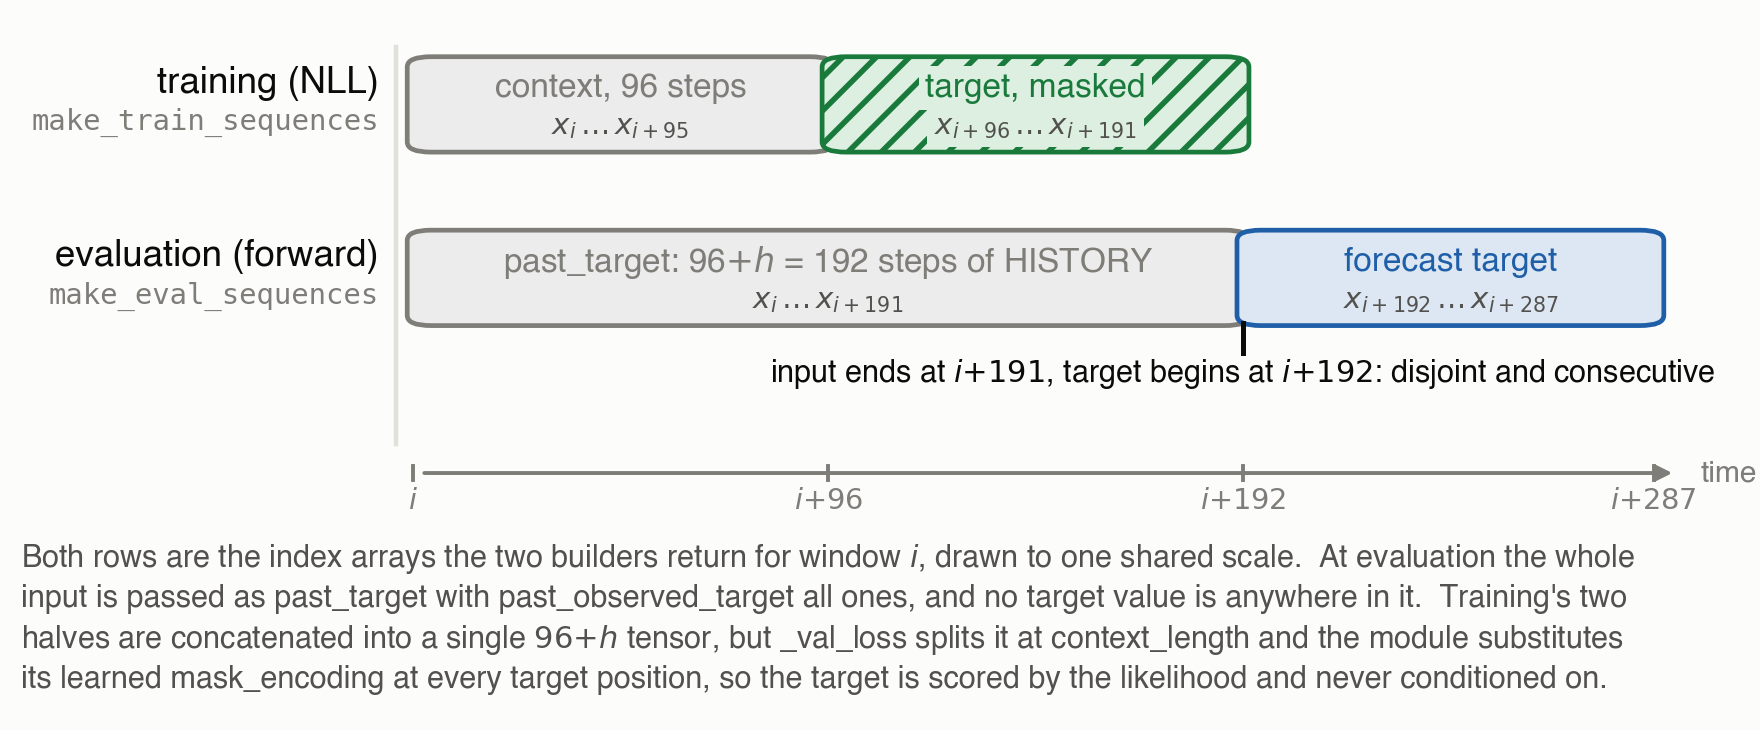

Write Python code to recreate this figure.
#!/usr/bin/env python3
"""
Appendix figure -- which timesteps Moirai is given, and which it is asked to predict.

WHY IT EXISTS. A reviewer read the appendix phrase "extended lookback sequences (context_length +
prediction_length timesteps)" as a description of target leakage, and said the point had to be made
unambiguous before acceptance. It is not leakage -- the evaluation input is 96+h steps of HISTORY,
and the target is the h steps strictly after it -- but a sentence asserting that is exactly as
trustworthy as the person who wrote it. So this figure is drawn from the index arrays the window
builders actually return, and asserts disjointness before it draws anything.

HOW THE CODE IS READ, AND WHY NOT BY IMPORT. The two builders are module-level in
scripts/finetune_forecasting.py precisely so they can be reused, but importing that module pulls in
torch, loguru and the dataset loaders, none of which the TIER A figure interpreter has and none of
which a clean clone needs in order to rebuild the paper. So their source is extracted from the file
by AST and executed with numpy alone. That keeps the figure derived from the real code -- rename
either function, change either slice, or push them back inside main(), and this script fails rather
than drawing a stale diagram.

THE TRICK THAT MAKES IT EXACT. The builders are fed `data = arange(T)`, so every value they return
IS the timestep index it came from. The bars below are those index arrays' first and last entries,
not a transcription of the slice expressions.
"""
import ast
import sys
from pathlib import Path

import numpy as np
import matplotlib.pyplot as plt
from matplotlib.patches import FancyBboxPatch, FancyArrowPatch

sys.path.insert(0, str(Path(__file__).resolve().parent))
from figstyle import (  # noqa: E402
    ADAPT, ADAPT_F, GRID, HELDOUT, HELDOUT_F, INK_MUTED, INK_PRIMARY,
    INK_SECONDARY, NEUTRAL, NEUTRAL_F, SURFACE, save,
)

RUNNER = Path(__file__).resolve().parent.parent / "scripts" / "finetune_forecasting.py"
WANTED = ("make_train_sequences", "make_eval_sequences")

# ---------------------------------------------------------------------------
# Lift the two builders out of the runner's source, by AST, at module scope only.
# ---------------------------------------------------------------------------
_tree = ast.parse(RUNNER.read_text())
_defs = {n.name: n for n in _tree.body if isinstance(n, ast.FunctionDef) and n.name in WANTED}
missing = [w for w in WANTED if w not in _defs]
assert not missing, (
    f"{missing} are not module-level functions in {RUNNER.name}. They were nested inside main() "
    "until 21 Sep 2026; if they have moved back, this figure can no longer be derived from the "
    "code that produced the numbers and must not be drawn."
)
_ns = {"np": np}
exec(compile(ast.Module(body=list(_defs.values()), type_ignores=[]), str(RUNNER), "exec"), _ns)
make_train_sequences = _ns["make_train_sequences"]
make_eval_sequences = _ns["make_eval_sequences"]

# ---------------------------------------------------------------------------
# Run them on the identity series, so the returned values are timestep indices.
# ---------------------------------------------------------------------------
CTX = 96          # context_length, fixed for every cell in the paper
H = 96            # the horizon drawn; h=192 is the same layout with h substituted
T = CTX + 2 * H   # exactly long enough for one evaluation window
series = np.arange(T).reshape(T, 1)

Xtr, ytr = make_train_sequences(series, CTX, H)
Xev, yev = make_eval_sequences(series, CTX + H, H)

# The claim the figure exists to support, checked on both window sets before drawing.
for name, X, y, n_in in (("train", Xtr, ytr, CTX), ("eval", Xev, yev, CTX + H)):
    assert X.shape[1] == n_in, f"{name} input is {X.shape[1]} steps, expected {n_in}"
    assert y.shape[1] == H, f"{name} target is {y.shape[1]} steps, expected {H}"
    assert y[0][0, 0] == X[0][-1, 0] + 1, (
        f"{name}: target starts at {y[0][0, 0]} but the input ends at {X[0][-1, 0]}; the windows are "
        "no longer disjoint and consecutive, which is the whole content of this figure"
    )
    assert not (set(X[0].ravel().tolist()) & set(y[0].ravel().tolist())), \
        f"{name}: a target timestep appears in the model input"

# Index arithmetic, read off the arrays rather than typed.
tr_in = (int(Xtr[0][0, 0]), int(Xtr[0][-1, 0]))
tr_tg = (int(ytr[0][0, 0]), int(ytr[0][-1, 0]))
ev_in = (int(Xev[0][0, 0]), int(Xev[0][-1, 0]))
ev_tg = (int(yev[0][0, 0]), int(yev[0][-1, 0]))
SPAN = ev_tg[1] + 1  # the widest timeline either row needs

fig, ax = plt.subplots(figsize=(5.5, 2.35), dpi=150)
fig.patch.set_facecolor(SURFACE)
ax.set_facecolor(SURFACE)
ax.set_xlim(0, 100)
ax.set_ylim(0, 100)
ax.axis("off")

X0, XW = 24.0, 73.0          # the timeline occupies [X0, X0+XW]; labels live to its left
BARH = 12.5


def xt(t):
    """Timestep -> figure x. One shared mapping, so the two rows are literally to scale."""
    return X0 + XW * t / SPAN


def bar(t0, t1, cy, ec, fc, label, sub, hatch=None):
    x0, x1 = xt(t0), xt(t1 + 1)
    ax.add_patch(FancyBboxPatch((x0, cy - BARH / 2), x1 - x0, BARH,
                                boxstyle="round,pad=0.35,rounding_size=1.4",
                                linewidth=0.85, edgecolor=ec, facecolor=fc,
                                hatch=hatch, zorder=3))
    ax.text((x0 + x1) / 2, cy + 2.3, label, fontsize=6.0, color=ec, ha="center", va="center",
            fontweight="bold", zorder=4,
            bbox=dict(facecolor=fc, edgecolor="none", pad=1.2) if hatch else None)
    ax.text((x0 + x1) / 2, cy - 3.1, sub, fontsize=5.3, color=INK_SECONDARY, ha="center",
            va="center", zorder=4,
            bbox=dict(facecolor=fc, edgecolor="none", pad=1.2) if hatch else None)


ROW = {"train": 86.0, "eval": 62.0}

# Row captions: the function name, in monospace, because that is what a reader greps for.
for key, title, fn in (("train", "training (NLL)", "make_train_sequences"),
                       ("eval", "evaluation (forward)", "make_eval_sequences")):
    ax.text(22.0, ROW[key] + 3.0, title, fontsize=6.6, color=INK_PRIMARY, ha="right", va="center")
    ax.text(22.0, ROW[key] - 2.4, fn, fontsize=5.2, color=INK_MUTED, ha="right", va="center",
            family="monospace")

def span(a, b):
    return f"$x_{{i}}\\,{{\\ldots}}\\,x_{{i+{b}}}$" if a == 0 else \
           f"$x_{{i+{a}}}\\,{{\\ldots}}\\,x_{{i+{b}}}$"


# The index range goes on the SECOND line of each bar, not the first: a target bar is h/(96+2h) of the
# timeline wide, and "forecast target x_{i+192}...x_{i+287}" on one line overruns it in both directions.
bar(*tr_in, ROW["train"], NEUTRAL, NEUTRAL_F,
    f"context, {CTX} steps", span(*tr_in))
# Condition-B training hands _val_loss one concatenated tensor, and the target half of it is where the
# leakage question actually bites -- so the masking is on the figure, not only in the prose.
bar(*tr_tg, ROW["train"], ADAPT, ADAPT_F,
    "target, masked", span(*tr_tg), hatch="////")

bar(*ev_in, ROW["eval"], NEUTRAL, NEUTRAL_F,
    f"past_target: {CTX}$+h$ = {ev_in[1] + 1} steps of HISTORY", span(*ev_in))
bar(*ev_tg, ROW["eval"], HELDOUT, HELDOUT_F,
    "forecast target", span(*ev_tg))

# The boundary that answers the question. The leader stops at the bar's lower edge: drawn through the
# bar it lands on top of the words "forecast target", which is the one label that must stay legible.
bx = xt(ev_tg[0])
ax.plot([bx, bx], [ROW["eval"] - BARH / 2 - 4.2, ROW["eval"] - BARH / 2],
        color=INK_PRIMARY, lw=0.9, zorder=5)
ax.text(bx, ROW["eval"] - BARH / 2 - 6.9,
        f"input ends at $i{{+}}{ev_in[1]}$, target begins at $i{{+}}{ev_tg[0]}$: disjoint and "
        "consecutive",
        fontsize=5.5, color=INK_PRIMARY, ha="center", va="center")

# The shared timeline, so "extended lookback" is visibly a longer history rather than a longer window.
ax.add_patch(FancyArrowPatch((X0, 35.0), (X0 + XW + 1.5, 35.0), arrowstyle="-|>",
                             mutation_scale=6, linewidth=0.7, color=INK_MUTED, zorder=2))
for t in (0, CTX, ev_tg[0], SPAN - 1):
    ax.plot([xt(t), xt(t)], [34.0, 36.0], color=INK_MUTED, lw=0.7, zorder=2)
    ax.text(xt(t), 31.2, f"$i{{+}}{t}$" if t else "$i$", fontsize=5.2, color=INK_MUTED,
            ha="center", va="center")
ax.text(X0 + XW + 2.5, 35.0, "time", fontsize=5.4, color=INK_MUTED, ha="left", va="center")

ax.plot([23.0, 23.0], [39.0, 94.0], color=GRID, lw=0.8, zorder=1)
ax.text(1.0, 15.0,
        "Both rows are the index arrays the two builders return for window $i$, drawn to one shared "
        "scale.  At evaluation the whole\ninput is passed as past_target with past_observed_target "
        "all ones, and no target value is anywhere in it.  Training's two\nhalves are concatenated "
        "into a single $96{+}h$ tensor, but _val_loss splits it at context_length and the module "
        "substitutes\nits learned mask_encoding at every target position, so the target is scored by "
        "the likelihood and never conditioned on.",
        fontsize=5.5, color=INK_SECONDARY, ha="left", va="center", linespacing=1.35)

out = save(fig, Path(__file__).with_name("figA_window_layout.png"))
print(f"wrote {out} and .pdf  (h={H}: eval input i..i+{ev_in[1]}, target i+{ev_tg[0]}..i+{ev_tg[1]}, "
      f"disjointness asserted on both window sets)")
